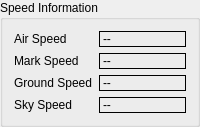
    <widget class="QGroupBox" name="groupBox_2">
     <property name="title">
      <string>Speed Information</string>
     </property>
     <layout class="QGridLayout" name="gridLayout_2">
      <item row="1" column="1">
       <widget class="QLabel" name="UAVPlaneStates_MarkSpeed_VALUE">
        <property name="sizePolicy">
         <sizepolicy hsizetype="Ignored" vsizetype="Preferred">
          <horstretch>0</horstretch>
          <verstretch>0</verstretch>
         </sizepolicy>
        </property>
        <property name="frameShape">
         <enum>QFrame::Box</enum>
        </property>
        <property name="text">
         <string>--</string>
        </property>
       </widget>
      </item>
      <item row="0" column="1">
       <widget class="QLabel" name="UAVPlaneStates_AirSpeed_VALUE">
        <property name="sizePolicy">
         <sizepolicy hsizetype="Ignored" vsizetype="Preferred">
          <horstretch>0</horstretch>
          <verstretch>0</verstretch>
         </sizepolicy>
        </property>
        <property name="frameShape">
         <enum>QFrame::Box</enum>
        </property>
        <property name="text">
         <string>--</string>
        </property>
       </widget>
      </item>
      <item row="1" column="0">
       <widget class="QLabel" name="UAVPlaneStates_MarkSpeed_NAME">
        <property name="sizePolicy">
         <sizepolicy hsizetype="Fixed" vsizetype="Preferred">
          <horstretch>0</horstretch>
          <verstretch>0</verstretch>
         </sizepolicy>
        </property>
        <property name="text">
         <string>Mark Speed</string>
        </property>
       </widget>
      </item>
      <item row="2" column="0">
       <widget class="QLabel" name="UAVPlaneStates_LandSpeed_NAME">
        <property name="sizePolicy">
         <sizepolicy hsizetype="Fixed" vsizetype="Preferred">
          <horstretch>0</horstretch>
          <verstretch>0</verstretch>
         </sizepolicy>
        </property>
        <property name="text">
         <string>Ground Speed</string>
        </property>
       </widget>
      </item>
      <item row="3" column="1">
       <widget class="QLabel" name="UAVPlaneStates_SkySpeed_VALUE">
        <property name="sizePolicy">
         <sizepolicy hsizetype="Ignored" vsizetype="Preferred">
          <horstretch>0</horstretch>
          <verstretch>0</verstretch>
         </sizepolicy>
        </property>
        <property name="frameShape">
         <enum>QFrame::Box</enum>
        </property>
        <property name="text">
         <string>--</string>
        </property>
       </widget>
      </item>
      <item row="0" column="0">
       <widget class="QLabel" name="UAVPlaneStates_AirSpeed_NAME">
        <property name="sizePolicy">
         <sizepolicy hsizetype="Fixed" vsizetype="Preferred">
          <horstretch>0</horstretch>
          <verstretch>0</verstretch>
         </sizepolicy>
        </property>
        <property name="text">
         <string>Air Speed</string>
        </property>
       </widget>
      </item>
      <item row="2" column="1">
       <widget class="QLabel" name="UAVPlaneStates_LandSpeed_VALUE">
        <property name="sizePolicy">
         <sizepolicy hsizetype="Ignored" vsizetype="Preferred">
          <horstretch>0</horstretch>
          <verstretch>0</verstretch>
         </sizepolicy>
        </property>
        <property name="frameShape">
         <enum>QFrame::Box</enum>
        </property>
        <property name="text">
         <string>--</string>
        </property>
       </widget>
      </item>
      <item row="3" column="0">
       <widget class="QLabel" name="UAVPlaneStates_SkySpeed_NAME">
        <property name="sizePolicy">
         <sizepolicy hsizetype="Fixed" vsizetype="Preferred">
          <horstretch>0</horstretch>
          <verstretch>0</verstretch>
         </sizepolicy>
        </property>
        <property name="text">
         <string>Sky Speed</string>
        </property>
       </widget>
      </item>
     </layout>
    </widget>
